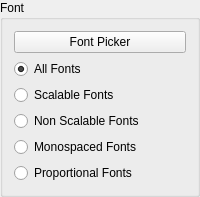
                 <widget class="QGroupBox" name="groupBox_13">
                  <property name="title">
                   <string>Font</string>
                  </property>
                  <layout class="QVBoxLayout" name="verticalLayout_11">
                   <item>
                    <widget class="QPushButton" name="tb_font_picker">
                     <property name="text">
                      <string>Font Picker</string>
                     </property>
                     <property name="object" stdset="0">
                      <string>pushButton</string>
                     </property>
                    </widget>
                   </item>
                   <item>
                    <widget class="QRadioButton" name="tb_all_fonts">
                     <property name="text">
                      <string>All Fonts</string>
                     </property>
                     <property name="checked">
                      <bool>true</bool>
                     </property>
                    </widget>
                   </item>
                   <item>
                    <widget class="QRadioButton" name="tb_scaleable_fonts">
                     <property name="text">
                      <string>Scalable Fonts</string>
                     </property>
                    </widget>
                   </item>
                   <item>
                    <widget class="QRadioButton" name="tb_non_scaleable_fonts">
                     <property name="text">
                      <string>Non Scalable Fonts</string>
                     </property>
                    </widget>
                   </item>
                   <item>
                    <widget class="QRadioButton" name="tb_monospaced_fonts">
                     <property name="text">
                      <string>Monospaced Fonts</string>
                     </property>
                    </widget>
                   </item>
                   <item>
                    <widget class="QRadioButton" name="tb_proportional_fonts">
                     <property name="text">
                      <string>Proportional Fonts</string>
                     </property>
                    </widget>
                   </item>
                  </layout>
                 </widget>
